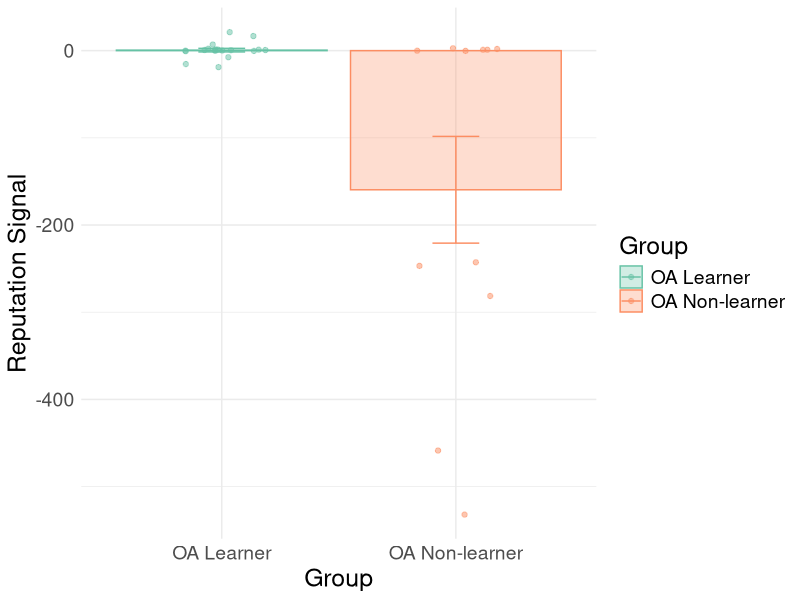

This figure's R source: (Note: this script raises an error after producing the figure.)
# Graphs of neuroimaging cluster means
# 12.16.21 updated 7.27.22

# load required packages ####
library(here)
library(tidyverse)

# load source functions

# set hard-coded variables

# load data
#brain <- read.csv(here::here('data', 'SocialAL_cluster_activity.csv'))
brain <- read.csv(here::here('data', 'socialAL_OA_learner-nonlearner_ROIs.csv'))

# rename age groups
brain$Group[which(brain$Group == 'learn')] <- 'OA Learner'
brain$Group[which(brain$Group == 'nonlearn')] <- 'OA Non-learner'

# graph constants ####
lg = 18 # text size
sm = 14
custom_plot = list(theme(
  plot.title = element_text(size = 24),
  axis.title.x = element_text(size = lg), axis.text.x = element_text(size = sm),
  axis.title.y = element_text(size = lg), axis.text.y = element_text(size = sm), 
  legend.title = element_text(size = lg), legend.text = element_text(size = sm))
)

# create summary tables by age group ####
d1 <- brain %>% pivot_longer(cols = R_Angular_Gyrus:R_para_hipp, names_to = 'region', values_to = 'activation')

d2 <- d1 %>% 
  group_by(Group, region) %>%
  dplyr::summarise(mean = mean(activation), sd = sd(activation), 
                   se= sd(activation)/sqrt(n()))

# decision - rAG ####
rAGmeans <- d2[which(d2$region == 'R_Angular_Gyrus'),]
rAG <- ggplot() +
  geom_point(data = brain, aes(x = Group, y = R_Angular_Gyrus, colour = Group), 
             position = position_jitterdodge(jitter.height = .25), alpha = .5) +
  geom_bar(data = rAGmeans, aes(x = Group, y = mean, colour = Group, fill = Group), 
           stat='identity', alpha = 0.3, position=position_dodge()) +
  geom_errorbar(data = rAGmeans, aes(x = Group, y = mean, ymin=mean - se, 
                                     ymax = mean + se, colour = Group), 
                width = .2, position=position_dodge(.9)) + 
  xlab('Group') + ylab('Reputation Signal') +
  scale_fill_brewer(palette="Set2", name="Group") + theme_minimal() + 
  scale_colour_brewer(palette="Set2", name="Group") + custom_plot
saveRDS(rAG, here::here('figs', 'rAG.RDS'))

# decision - rphipp ####
rPHCmeans <- d2[which(d2$region == 'R_para_hipp'),]
rPHC <- ggplot() +
  geom_point(data = brain, aes(x = Group, y = R_para_hipp, colour = Group), 
             position = position_jitterdodge(jitter.height = .25), alpha = .5) +
  geom_bar(data = rPHCmeans, aes(x = Group, y = mean, colour = Group, fill = Group), 
           stat='identity', alpha = 0.3, position=position_dodge()) +
  geom_errorbar(data = rPHCmeans, aes(x = Group, y = mean, ymin=mean - se, 
                                        ymax = mean + se, colour = Group), 
                width = .2, position=position_dodge(.9)) + 
  xlab('Group') + ylab('Reputation Signal') +
  scale_fill_brewer(palette="Set2", name="Group") + theme_minimal() + 
  scale_colour_brewer(palette="Set2", name="Group") + custom_plot
saveRDS(rPHC, here::here('figs', 'rPHC.RDS'))



